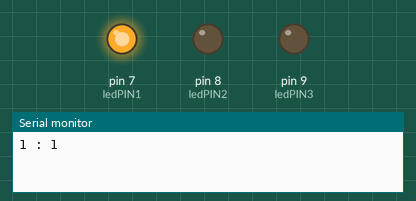
A sketch run on a simulated Arduino Uno, built with avr-gcc and run on an emulated ATmega328P. Parts: output pins drawn as LEDs (lit = HIGH), the last lines printed to the serial monitor.

Above: at 0.5 s.
At 2.5 s:
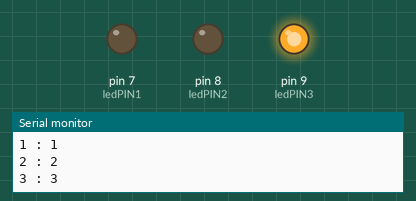
At 3.5 s:
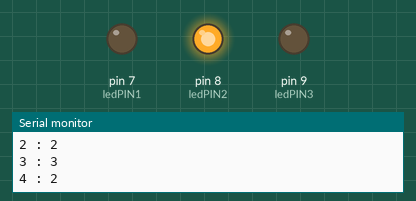
Timing chart, 0 to 5.2 s (numbered marks = the images above):
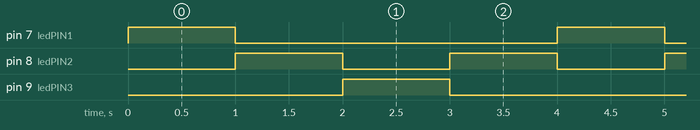

Measured:
- by itself, pin 7 (ledPIN1), pin 9 (ledPIN3): alternates HIGH for 1.0 s and LOW for 3.0 s
- by itself, pin 8 (ledPIN2): alternates HIGH for 1.0 s and LOW for 1.0 s
- by itself, everything shown: repeats every 4.0 s, in 4 steps

The sketch:

E030_3LED_Direction.ino
```cpp
#define ledPIN1   7
#define ledPIN2   8
#define ledPIN3   9

void setup() {
  // put your setup code here, to run once:
  pinMode( ledPIN1, OUTPUT);
  pinMode( ledPIN2, OUTPUT);
  pinMode( ledPIN3, OUTPUT);
  Serial.begin(9600);
}

void loop() {
  int i = 1, m = 0, pos = 0;
  while ( 1 ) {
    m = i % 4;


    if ( m == 0 ) {
      pos = 2;
    }
    else {
      pos = m;
    }
    Serial.println( String(i) + " : " + String(pos));
    displayLED(pos, 1);

    //i 값이 무한으로 갈 수 있으니... 중간에 끊어줍니다.
    if ( m == 0 ) break;

    i++;
  }
}

void displayLED(int pos, int sec) {
  for (int i = 0; i < 3; i++) {
    if ( i == (pos - 1) )
      digitalWrite(ledPIN1 + i, HIGH);
    else
      digitalWrite(ledPIN1 + i, LOW);
  }
  delay(1000 * sec);
}
```
